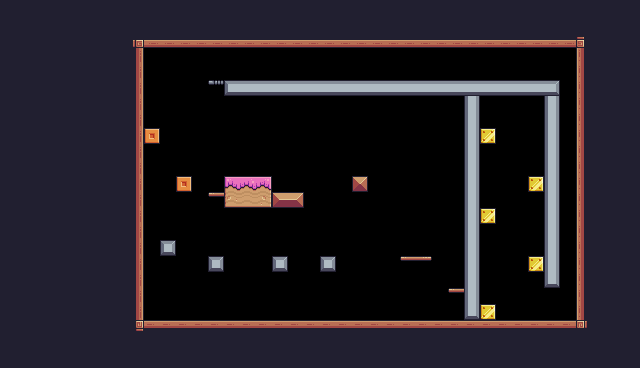

This game map was drawn from its Tiled (.tmx) file and the tilesets committed beside it. A one-line description and the full map source follow:
An orthogonal 40x23 tile map with 16x16 px tiles, 1 tile layer (Background) and 44 objects (8x Fruit, 7x Saw, 4x Platform, 3x Dumpster, Player).

<map version="1.10" tiledversion="1.10.2" orientation="orthogonal" renderorder="right-down" width="40" height="23" tilewidth="16" tileheight="16" infinite="0" nextlayerid="5" nextobjectid="135">
 <tileset firstgid="1" source="Pixel Adventure.tsx" />
 <layer id="1" name="Background" width="40" height="23">
  <properties>
   <property name="BackgroundColor" value="Blue" />
  </properties>
  <data encoding="csv">
24,24,24,24,24,24,24,24,24,24,24,24,24,24,24,24,24,24,24,24,24,24,24,24,24,24,24,24,24,24,24,24,24,24,24,24,24,24,24,24,
24,24,24,24,24,24,24,24,24,24,24,24,24,24,24,24,24,24,24,24,24,24,24,24,24,24,24,24,24,24,24,24,24,24,24,24,24,24,24,24,
24,24,24,24,24,24,24,24,92,134,134,134,134,134,134,134,134,134,134,134,134,134,134,134,134,134,134,134,134,134,134,134,134,134,134,134,93,24,24,24,
24,24,24,24,24,24,24,24,113,0,0,0,0,0,0,0,0,0,0,0,0,0,0,0,0,0,0,0,0,0,0,0,0,0,0,0,111,24,24,24,
24,24,24,24,24,24,24,24,113,0,0,0,0,0,0,0,0,0,0,0,0,0,0,0,0,0,0,0,0,0,0,0,0,0,0,0,111,24,24,24,
24,24,24,24,24,24,24,24,113,0,0,0,0,62,101,102,102,102,102,102,102,102,102,102,102,102,102,102,102,102,102,102,102,102,103,0,111,24,24,24,
24,24,24,24,24,24,24,24,113,0,0,0,0,0,0,0,0,0,0,0,0,0,0,0,0,0,0,0,0,126,0,0,0,0,126,0,111,24,24,24,
24,24,24,24,24,24,24,24,113,0,0,0,0,0,0,0,0,0,0,0,0,0,0,0,0,0,0,0,0,126,0,0,0,0,126,0,111,24,24,24,
24,24,24,24,24,24,24,24,113,211,0,0,0,0,0,0,0,0,0,0,0,0,0,0,0,0,0,0,0,126,216,0,0,0,126,0,111,24,24,24,
24,24,24,24,24,24,24,24,113,0,0,0,0,0,0,0,0,0,0,0,0,0,0,0,0,0,0,0,0,126,0,0,0,0,126,0,111,24,24,24,
24,24,24,24,24,24,24,24,113,0,0,0,0,0,0,0,0,0,0,0,0,0,0,0,0,0,0,0,0,126,0,0,0,0,126,0,111,24,24,24,
24,24,24,24,24,24,24,24,113,0,0,211,0,0,183,184,185,0,0,0,0,0,35,0,0,0,0,0,0,126,0,0,0,216,126,0,111,24,24,24,
24,24,24,24,24,24,24,24,113,0,0,0,0,40,227,228,229,13,15,0,0,0,0,0,0,0,0,0,0,126,0,0,0,0,126,0,111,24,24,24,
24,24,24,24,24,24,24,24,113,0,0,0,0,0,0,0,0,0,0,0,0,0,0,0,0,0,0,0,0,126,216,0,0,0,126,0,111,24,24,24,
24,24,24,24,24,24,24,24,113,0,0,0,0,0,0,0,0,0,0,0,0,0,0,0,0,0,0,0,0,126,0,0,0,0,126,0,111,24,24,24,
24,24,24,24,24,24,24,24,113,0,123,0,0,0,0,0,0,0,0,0,0,0,0,0,0,0,0,0,0,126,0,0,0,0,126,0,111,24,24,24,
24,24,24,24,24,24,24,24,113,0,0,0,0,123,0,0,0,123,0,0,123,0,0,0,0,40,42,0,0,126,0,0,0,216,126,0,111,24,24,24,
24,24,24,24,24,24,24,24,113,0,0,0,0,0,0,0,0,0,0,0,0,0,0,0,0,0,0,0,0,126,0,0,0,0,148,0,111,24,24,24,
24,24,24,24,24,24,24,24,113,0,0,0,0,0,0,0,0,0,0,0,0,0,0,0,0,0,0,0,40,126,0,0,0,0,0,0,111,24,24,24,
24,24,24,24,24,24,24,24,113,0,0,0,0,0,0,0,0,0,0,0,0,0,0,0,0,0,0,0,0,148,216,0,0,0,0,0,111,24,24,24,
24,24,24,24,24,24,24,24,114,90,90,90,90,90,90,90,90,90,90,90,90,90,90,90,90,90,90,90,90,90,90,90,90,90,90,90,115,24,24,24,
24,24,24,24,24,24,24,24,24,24,24,24,24,24,24,24,24,24,24,24,24,24,24,24,24,24,24,24,24,24,24,24,24,24,24,24,24,24,24,24,
24,24,24,24,24,24,24,24,24,24,24,24,24,24,24,24,24,24,24,24,24,24,24,24,24,24,24,24,24,24,24,24,24,24,24,24,24,24,24,24
</data>
 </layer>
 <objectgroup id="3" name="Collisions">
  <object id="11" x="112" y="16" width="32" height="336" />
  <object id="12" x="128" y="320.667" width="464" height="31.333" />
  <object id="14" x="576" y="16" width="32" height="336" />
  <object id="15" x="134" y="16" width="454" height="31" />
  <object id="40" type="Platform" x="208" y="80" width="16" height="16" />
  <object id="41" x="224" y="80" width="336" height="16" />
  <object id="42" x="464" y="96" width="16" height="224" />
  <object id="43" x="544" y="96" width="16" height="192" />
  <object id="44" x="224" y="176" width="48" height="32" />
  <object id="45" x="176" y="176" width="16" height="16" />
  <object id="46" x="144" y="128" width="16" height="16" />
  <object id="47" x="480" y="128" width="16" height="16" />
  <object id="48" x="528" y="176" width="16" height="16" />
  <object id="49" x="480" y="208" width="16" height="16" />
  <object id="50" x="528" y="256" width="16" height="16" />
  <object id="51" x="480" y="304" width="16" height="16" />
  <object id="95" type="Platform" x="448" y="288" width="16" height="16" />
  <object id="96" type="Platform" x="400" y="256" width="32" height="16" />
  <object id="97" type="Platform" x="208" y="192" width="16" height="16" />
  <object id="99" x="160" y="240" width="16" height="16" />
  <object id="100" x="208" y="256" width="16" height="16" />
  <object id="101" x="272" y="256" width="16" height="16" />
  <object id="102" x="320" y="256" width="16" height="16" />
  <object id="111" x="352" y="176" width="16" height="16" />
  <object id="112" x="272" y="192" width="32" height="16" />
 </objectgroup>
 <objectgroup id="2" name="Spawnpoints">
  <object id="39" name="Player" type="Player" x="144" y="288" width="31.6667" height="31.3333" />
  <object id="87" type="Saw" x="288" y="256" width="32" height="32">
   <properties>
    <property name="isVertical" type="bool" value="true" />
    <property name="offNeg" type="float" value="2" />
    <property name="offPos" type="float" value="2" />
   </properties>
  </object>
  <object id="93" type="Saw" x="224" y="256" width="32" height="32">
   <properties>
    <property name="isVertical" type="bool" value="true" />
    <property name="offNeg" type="float" value="2" />
    <property name="offPos" type="float" value="2" />
   </properties>
  </object>
  <object id="107" type="Saw" x="352" y="256" width="32" height="32">
   <properties>
    <property name="isVertical" type="bool" value="true" />
    <property name="offNeg" type="float" value="2" />
    <property name="offPos" type="float" value="2" />
   </properties>
  </object>
  <object id="115" name="SodaCup" type="Fruit" x="368" y="176" width="32" height="32" />
  <object id="116" name="SodaCup" type="Fruit" x="368" y="96" width="32" height="32" />
  <object id="118" name="TrashBag" type="Fruit" x="256" y="288" width="32" height="32" />
  <object id="119" name="TrashBag" type="Fruit" x="320" y="288" width="32" height="32" />
  <object id="121" name="Dumpster" type="Dumpster" x="272" y="160" width="32" height="32" />
  <object id="122" name="TrashBag" type="Fruit" x="144" y="48" width="32" height="32" />
  <object id="123" name="SodaCup" type="Fruit" x="192" y="48" width="32" height="32" />
  <object id="124" name="Dumpster" type="Dumpster" x="544" y="288" width="32" height="32" />
  <object id="125" name="SodaCup" type="Fruit" x="480" y="272" width="32" height="32" />
  <object id="126" name="TrashBag" type="Fruit" x="512" y="224" width="32" height="32" />
  <object id="127" name="Dumpster" type="Dumpster" x="480" y="96" width="32" height="32" />
  <object id="129" type="Saw" x="112" y="-96" width="496" height="112">
   <properties>
    <property name="isVertical" type="bool" value="true" />
    <property name="offNeg" type="float" value="0" />
    <property name="offPos" type="float" value="0" />
   </properties>
  </object>
  <object id="130" type="Saw" x="0" y="464" width="560" height="112" rotation="-90">
   <properties>
    <property name="isVertical" type="bool" value="true" />
    <property name="offNeg" type="float" value="0" />
    <property name="offPos" type="float" value="0" />
   </properties>
  </object>
  <object id="132" type="Saw" x="112" y="352" width="496" height="112">
   <properties>
    <property name="isVertical" type="bool" value="true" />
    <property name="offNeg" type="float" value="0" />
    <property name="offPos" type="float" value="0" />
   </properties>
  </object>
  <object id="133" type="Saw" x="608" y="464" width="560" height="112" rotation="-90">
   <properties>
    <property name="isVertical" type="bool" value="true" />
    <property name="offNeg" type="float" value="0" />
    <property name="offPos" type="float" value="0" />
   </properties>
  </object>
 </objectgroup>
</map>
